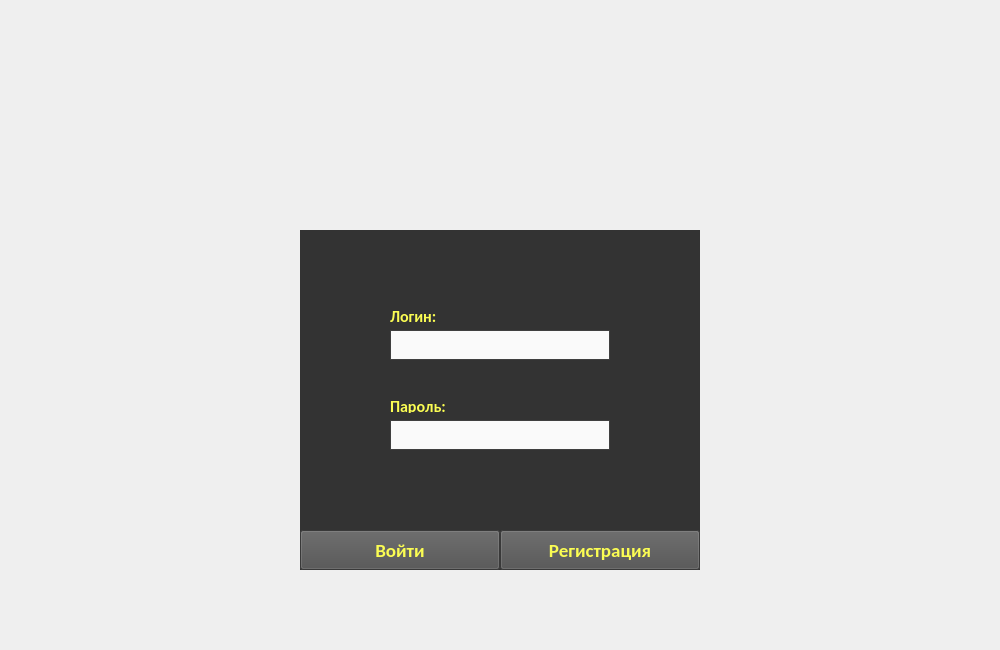
<?xml version="1.0" encoding="UTF-8"?>
<ui version="4.0">
 <class>register_window</class>
 <widget class="QWidget" name="register_window">
  <property name="geometry">
   <rect>
    <x>0</x>
    <y>0</y>
    <width>1000</width>
    <height>650</height>
   </rect>
  </property>
  <property name="sizePolicy">
   <sizepolicy hsizetype="Fixed" vsizetype="Fixed">
    <horstretch>0</horstretch>
    <verstretch>0</verstretch>
   </sizepolicy>
  </property>
  <property name="minimumSize">
   <size>
    <width>1000</width>
    <height>650</height>
   </size>
  </property>
  <property name="maximumSize">
   <size>
    <width>1000</width>
    <height>650</height>
   </size>
  </property>
  <property name="font">
   <font>
    <family>MS Gothic</family>
   </font>
  </property>
  <property name="windowTitle">
   <string notr="true">Register window</string>
  </property>
  <widget class="QLabel" name="background_label">
   <property name="geometry">
    <rect>
     <x>-120</x>
     <y>-50</y>
     <width>1141</width>
     <height>861</height>
    </rect>
   </property>
   <property name="text">
    <string/>
   </property>
   <property name="pixmap">
    <pixmap>../UI/MainBG_mini.png</pixmap>
   </property>
   <property name="scaledContents">
    <bool>false</bool>
   </property>
  </widget>
  <widget class="QFrame" name="main_frame">
   <property name="geometry">
    <rect>
     <x>300</x>
     <y>230</y>
     <width>400</width>
     <height>340</height>
    </rect>
   </property>
   <property name="styleSheet">
    <string notr="true">background-color: rgba(51, 51, 51, 255)</string>
   </property>
   <property name="frameShape">
    <enum>QFrame::NoFrame</enum>
   </property>
   <property name="frameShadow">
    <enum>QFrame::Plain</enum>
   </property>
   <widget class="QLineEdit" name="login_input_field">
    <property name="geometry">
     <rect>
      <x>90</x>
      <y>100</y>
      <width>220</width>
      <height>30</height>
     </rect>
    </property>
    <property name="font">
     <font>
      <family>Calibri</family>
      <pointsize>16</pointsize>
      <weight>50</weight>
      <bold>false</bold>
     </font>
    </property>
    <property name="autoFillBackground">
     <bool>false</bool>
    </property>
    <property name="styleSheet">
     <string notr="true">background-color: rgba(250, 250, 250, 255);
color: rgba(5, 5, 5, 255);
border: 1px solid #404040;</string>
    </property>
   </widget>
   <widget class="QLineEdit" name="password_input_field">
    <property name="geometry">
     <rect>
      <x>90</x>
      <y>190</y>
      <width>220</width>
      <height>30</height>
     </rect>
    </property>
    <property name="font">
     <font>
      <family>Calibri</family>
      <pointsize>16</pointsize>
      <weight>50</weight>
      <bold>false</bold>
     </font>
    </property>
    <property name="autoFillBackground">
     <bool>false</bool>
    </property>
    <property name="styleSheet">
     <string notr="true">background-color: rgba(250, 250, 250, 255);
color: rgba(5, 5, 5, 255);
border: 1px solid #404040;</string>
    </property>
    <property name="inputMask">
     <string/>
    </property>
    <property name="echoMode">
     <enum>QLineEdit::Password</enum>
    </property>
   </widget>
   <widget class="QLabel" name="login_text">
    <property name="enabled">
     <bool>true</bool>
    </property>
    <property name="geometry">
     <rect>
      <x>90</x>
      <y>80</y>
      <width>220</width>
      <height>13</height>
     </rect>
    </property>
    <property name="font">
     <font>
      <family>Calibri</family>
      <pointsize>12</pointsize>
      <weight>75</weight>
      <bold>true</bold>
     </font>
    </property>
    <property name="styleSheet">
     <string notr="true">color: #fbfd53;</string>
    </property>
    <property name="text">
     <string>Логин:</string>
    </property>
   </widget>
   <widget class="QLabel" name="password_text">
    <property name="enabled">
     <bool>true</bool>
    </property>
    <property name="geometry">
     <rect>
      <x>90</x>
      <y>170</y>
      <width>220</width>
      <height>13</height>
     </rect>
    </property>
    <property name="font">
     <font>
      <family>Calibri</family>
      <pointsize>12</pointsize>
      <weight>75</weight>
      <bold>true</bold>
     </font>
    </property>
    <property name="styleSheet">
     <string notr="true">color: #fbfd53;</string>
    </property>
    <property name="text">
     <string>Пароль:</string>
    </property>
   </widget>
   <widget class="QPushButton" name="login_button">
    <property name="geometry">
     <rect>
      <x>0</x>
      <y>300</y>
      <width>200</width>
      <height>40</height>
     </rect>
    </property>
    <property name="font">
     <font>
      <family>Calibri</family>
      <pointsize>14</pointsize>
      <weight>75</weight>
      <bold>true</bold>
     </font>
    </property>
    <property name="styleSheet">
     <string notr="true">QPushButton {
	background-color: #505050;
	color: #fbfd53;
}

QPushButton:pressed {
	background-color: #525252;
}</string>
    </property>
    <property name="text">
     <string>Войти</string>
    </property>
   </widget>
   <widget class="QPushButton" name="register_button">
    <property name="geometry">
     <rect>
      <x>200</x>
      <y>300</y>
      <width>200</width>
      <height>40</height>
     </rect>
    </property>
    <property name="font">
     <font>
      <family>Calibri</family>
      <pointsize>14</pointsize>
      <weight>75</weight>
      <bold>true</bold>
     </font>
    </property>
    <property name="styleSheet">
     <string notr="true">QPushButton {
	background-color: #505050;
	color: #fbfd53;
}

QPushButton:pressed {
	background-color: #525252;
}</string>
    </property>
    <property name="text">
     <string>Регистрация</string>
    </property>
   </widget>
   <widget class="QLabel" name="login_error_text">
    <property name="enabled">
     <bool>true</bool>
    </property>
    <property name="geometry">
     <rect>
      <x>90</x>
      <y>130</y>
      <width>220</width>
      <height>41</height>
     </rect>
    </property>
    <property name="font">
     <font>
      <family>Calibri</family>
      <pointsize>12</pointsize>
      <weight>75</weight>
      <bold>true</bold>
     </font>
    </property>
    <property name="styleSheet">
     <string notr="true">color: #ff0000;</string>
    </property>
    <property name="text">
     <string/>
    </property>
    <property name="alignment">
     <set>Qt::AlignLeading|Qt::AlignLeft|Qt::AlignTop</set>
    </property>
    <property name="wordWrap">
     <bool>true</bool>
    </property>
   </widget>
   <widget class="QLabel" name="password_error_text">
    <property name="enabled">
     <bool>true</bool>
    </property>
    <property name="geometry">
     <rect>
      <x>90</x>
      <y>220</y>
      <width>220</width>
      <height>51</height>
     </rect>
    </property>
    <property name="font">
     <font>
      <family>Calibri</family>
      <pointsize>12</pointsize>
      <weight>75</weight>
      <bold>true</bold>
     </font>
    </property>
    <property name="styleSheet">
     <string notr="true">color: #ff0000;</string>
    </property>
    <property name="text">
     <string/>
    </property>
    <property name="textFormat">
     <enum>Qt::RichText</enum>
    </property>
    <property name="alignment">
     <set>Qt::AlignLeading|Qt::AlignLeft|Qt::AlignTop</set>
    </property>
    <property name="wordWrap">
     <bool>true</bool>
    </property>
   </widget>
  </widget>
 </widget>
 <resources/>
 <connections/>
</ui>
